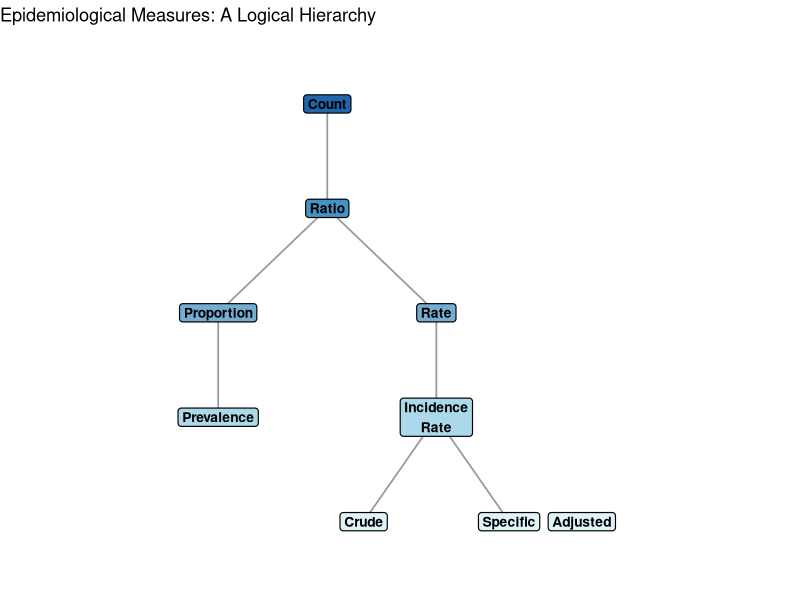
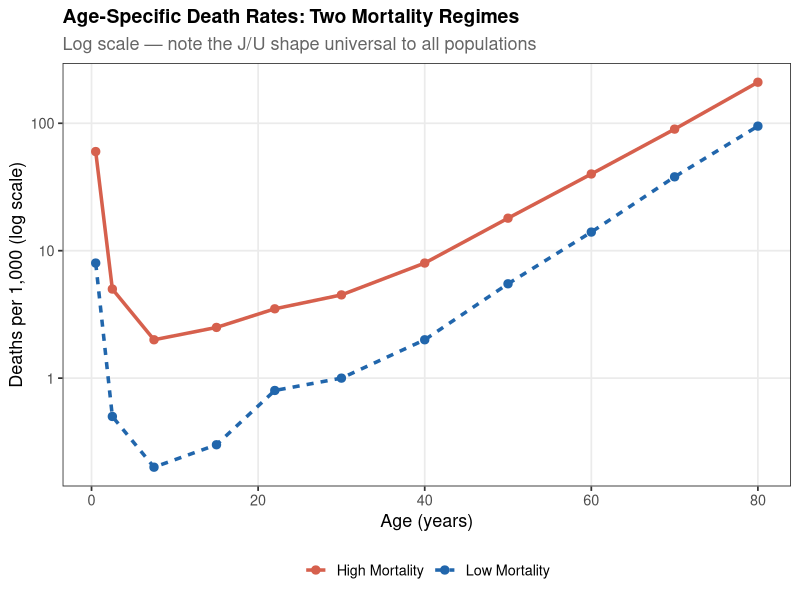
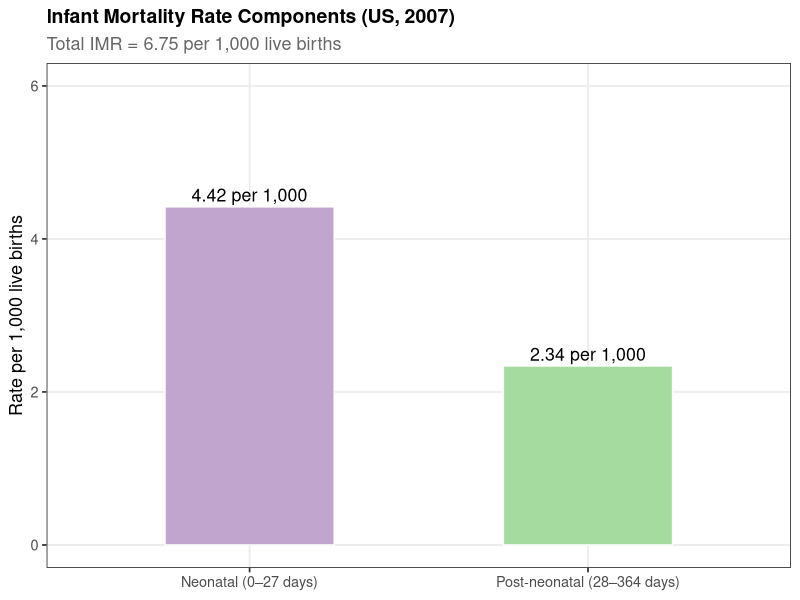
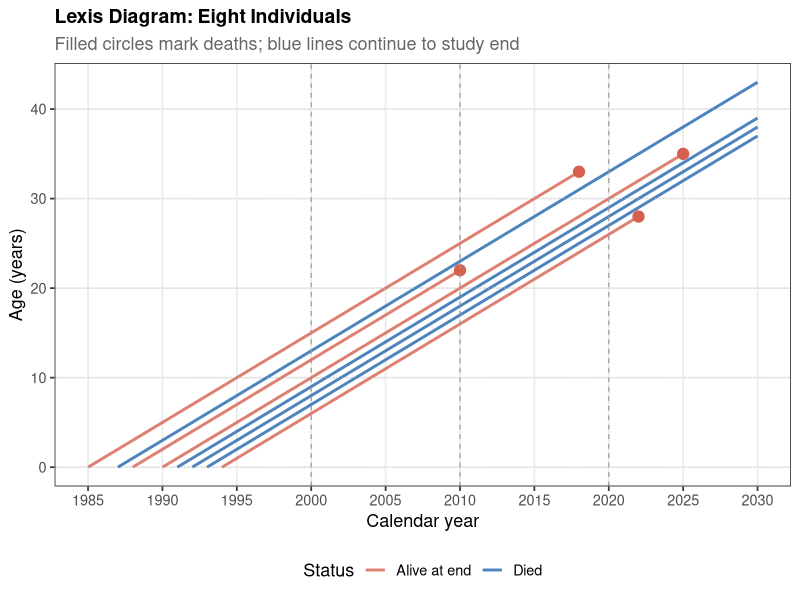
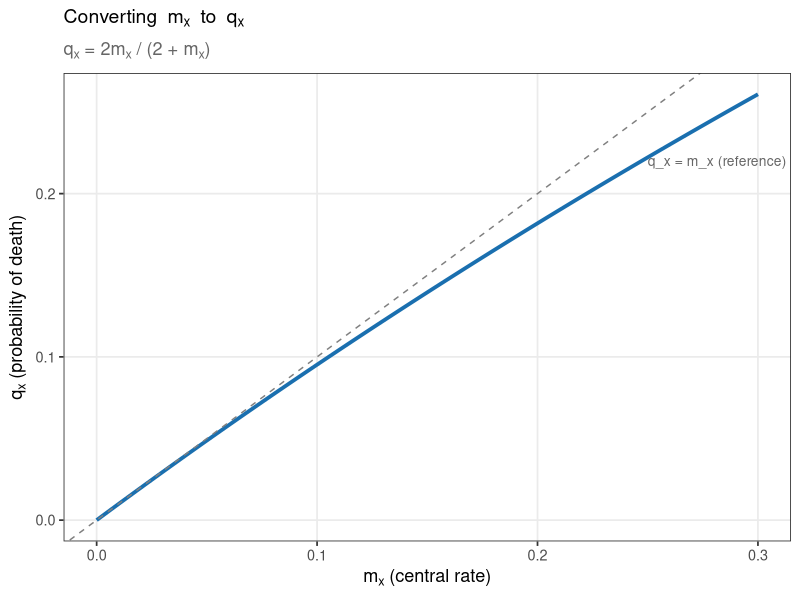
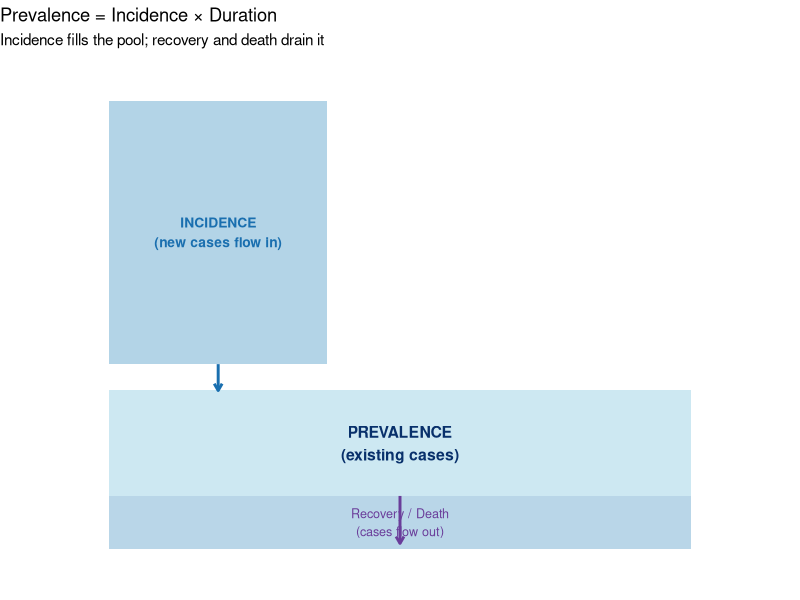

The R script that drew these images, in order:
## ---- chunk 1
#| label: setup
#| echo: false
#| include: false

pkgs <- c("survival","ggplot2","dplyr","knitr","kableExtra",
          "scales","tidyr","patchwork","ggtext")
new  <- pkgs[!pkgs %in% installed.packages()[,"Package"]]
if (length(new)) install.packages(new, repos = "https://cloud.r-project.org")

suppressPackageStartupMessages({
  library(ggplot2); library(dplyr); library(knitr)
  library(kableExtra); library(scales); library(tidyr)
  library(patchwork)
})

theme_set(theme_bw(base_size = 13) +
            theme(plot.title    = element_text(face = "bold", size = 14),
                  plot.subtitle = element_text(colour = "grey40"),
                  panel.grid.minor = element_blank()))
## ---- chunk 2
#| label: fig-hierarchy
#| fig-cap: "Hierarchy of epidemiological measures"
#| fig-height: 4
#| echo: false

df <- data.frame(
  label = c("Count","Ratio","Proportion","Rate",
             "Prevalence","Incidence\nRate","Crude","Specific","Adjusted"),
  x  = c(5, 5, 3.5, 6.5, 3.5, 6.5, 5.5, 7.5, 8.5),
  y  = c(9, 7, 5,   5,   3,   3,   1,   1,   1),
  grp = c("top","mid","prop","rate","meas","meas","rate2","rate2","rate2")
)

edges <- data.frame(
  x1 = c(5,5,5,3.5,6.5,6.5,6.5),
  y1 = c(9,7,7, 5,  5,  3,  3),
  x2 = c(5,3.5,6.5,3.5,6.5,5.5,7.5),
  y2 = c(7,5,  5,  3,  3,  1,  1)
)

ggplot() +
  geom_segment(data = edges,
               aes(x=x1,y=y1,xend=x2,yend=y2),
               arrow = arrow(length=unit(0.15,"cm"), type="closed"),
               colour = "grey60", linewidth = 0.6) +
  geom_label(data = df, aes(x=x, y=y, label=label),
             fill = c("#2166ac","#4393c3","#74add1","#74add1",
                      "#abd9e9","#abd9e9","#e0f3f8","#e0f3f8","#e0f3f8"),
             colour = "black", size = 3.5, fontface = "bold",
             label.size = 0.4, label.r = unit(0.2,"lines")) +
  scale_y_continuous(limits = c(0, 10)) +
  scale_x_continuous(limits = c(1, 11)) +
  theme_void() +
  labs(title = "Epidemiological Measures: A Logical Hierarchy")
## ---- chunk 3
#| label: tbl-mortality-summary
#| tbl-cap: "Summary of mortality measures: numerators, denominators, and multipliers"
#| echo: false

measures <- data.frame(
  Measure = c(
    "Crude Death Rate (CDR)",
    "Age-Specific Death Rate (ASDR)",
    "Cause-Specific Death Rate (CSDR)",
    "Proportional Mortality Ratio (PMR)",
    "Crude Birth Rate (CBR)",
    "General Fertility Rate (GFR)",
    "Infant Mortality Rate (IMR)",
    "Neonatal Mortality Rate (NMR)",
    "Post-neonatal Mortality Rate (PNMR)",
    "Perinatal Mortality Rate",
    "Maternal Mortality Rate (MMR)",
    "Child Mortality Rate (CMR)"
  ),
  Numerator = c(
    "Total deaths during year",
    "Deaths in age group [x, x+n)",
    "Deaths from specific cause",
    "Deaths from specific cause",
    "Live births during year",
    "Live births during year",
    "Deaths < 1 year of age",
    "Deaths < 28 days of age",
    "Deaths 28–364 days of age",
    "Late fetal deaths (≥28 wk) + infant deaths within 7 days",
    "Deaths from pregnancy-related causes",
    "Deaths of children 1–4 years"
  ),
  Denominator = c(
    "Mid-year population",
    "Mid-year population, same age group",
    "Mid-year total population",
    "Deaths from all causes",
    "Mid-year population",
    "Mid-year women aged 15–44",
    "Live births during year",
    "Live births during year",
    "Live births − neonatal deaths",
    "Live births + late fetal deaths",
    "Live births during year",
    "Population 0–4 years of age"
  ),
  Multiplier = c(
    "1,000","1,000","100,000","%","1,000","1,000",
    "1,000","1,000","1,000","1,000","100,000","1,000"
  )
)

kbl(measures, align = c("l","l","l","c")) |>
  kable_styling(bootstrap_options = c("striped","hover","condensed","responsive"),
                full_width = TRUE) |>
  column_spec(1, bold = TRUE, width = "20%") |>
  column_spec(4, width = "10%")
## ---- chunk 4
#| label: tbl-cdr-example
#| tbl-cap: "Illustrative CDR calculation: Why crude rates mislead"
#| echo: true

cdr_df <- data.frame(
  Country  = c("Country A (young)", "Country B (old)"),
  Deaths   = c(50000, 90000),
  MidYrPop = c(10e6, 10e6)
) |>
  mutate(CDR = round(Deaths / MidYrPop * 1000, 1))

kbl(cdr_df,
    col.names = c("Population","Deaths","Mid-year Pop.","CDR (per 1,000)"),
    align     = "lrrr",
    format.args = list(big.mark = ",")) |>
  kable_styling(bootstrap_options = c("striped","hover"),
                full_width = FALSE, position = "center") |>
  footnote(general = "Both populations have the same size. Country B's higher CDR
  may simply reflect an older age structure, not worse health at any given age.")
## ---- chunk 5
#| label: fig-asdr
#| fig-cap: "Age-specific death rate pattern (schematic): the universal J/U-shaped curve"
#| fig-height: 4

age_mid <- c(0.5, 2.5, 7.5, 15, 22, 30, 40, 50, 60, 70, 80)
asdr_lo  <- c(8, 0.5, 0.2, 0.3, 0.8, 1.0, 2.0, 5.5, 14, 38, 95)   # low mortality
asdr_hi  <- c(60, 5.0, 2.0, 2.5, 3.5, 4.5, 8.0, 18, 40, 90, 210)  # high mortality

df_asdr <- data.frame(
  age  = rep(age_mid, 2),
  asdr = c(asdr_lo, asdr_hi),
  Setting = rep(c("Low Mortality","High Mortality"), each = length(age_mid))
)

ggplot(df_asdr, aes(x = age, y = asdr, colour = Setting, linetype = Setting)) +
  geom_line(linewidth = 1.2) +
  geom_point(size = 2.5) +
  scale_y_log10(labels = label_comma()) +
  scale_colour_manual(values = c("Low Mortality" = "#2166ac",
                                  "High Mortality" = "#d6604d")) +
  labs(title    = "Age-Specific Death Rates: Two Mortality Regimes",
       subtitle = "Log scale — note the J/U shape universal to all populations",
       x = "Age (years)", y = "Deaths per 1,000 (log scale)",
       colour = NULL, linetype = NULL) +
  theme(legend.position = "bottom")
## ---- chunk 6
#| label: tbl-asdr-us2003
#| tbl-cap: "Age-specific death rates: United States, 2003"
#| echo: true

us2003 <- data.frame(
  Age_Group  = c("<1","1–4","5–14","15–24","25–34","35–44",
                 "45–54","55–64","65–74","75–84","85+"),
  Deaths     = c(28025,4965,6954,33568,41300,89461,
                 176781,262519,413497,703024,687852),
  Population = c(4003606,15765673,40968637,41206163,39872598,44370594,
                 40804599,27899736,18337044,12868672,4713467)
) |>
  mutate(ASDR = round(Deaths / Population * 100000, 1))

kbl(us2003,
    col.names = c("Age Group","Deaths","Population","ASDR (per 100,000)"),
    align     = "lrrr",
    format.args = list(big.mark = ",")) |>
  kable_styling(bootstrap_options = c("striped","hover","condensed"),
                full_width = FALSE, position = "center") |>
  row_spec(0, bold = TRUE)
## ---- chunk 7
#| label: tbl-pmr
#| tbl-cap: "PMR calculation: 10 leading causes of death, US 2003, ages 25–34"
#| echo: true

pmr_df <- data.frame(
  Rank  = 1:10,
  Cause = c("Accidents (unintentional injuries)","Suicide","Assault (homicide)",
            "Malignant neoplasms","Diseases of the heart","HIV disease",
            "Diabetes mellitus","Cerebrovascular diseases",
            "Congenital malformations","Influenza & pneumonia"),
  Deaths = c(12541,5065,4516,3741,3250,1588,657,583,426,373)
) |>
  mutate(
    PMR    = round(Deaths / 41300 * 100, 1),
    CSDR   = round(Deaths / 39872598 * 100000, 1)
  )

kbl(pmr_df,
    col.names = c("Rank","Cause of Death","Deaths","PMR (%)","CSDR (per 100,000)"),
    align     = "clrcc") |>
  kable_styling(bootstrap_options = c("striped","hover","condensed"),
                full_width = TRUE) |>
  row_spec(0, bold = TRUE)
## ---- chunk 8
#| label: fig-imr-decompose
#| fig-cap: "Decomposition of infant mortality into neonatal and post-neonatal components (illustrative)"
#| fig-height: 4

imr_df <- data.frame(
  Component = c("Neonatal (0–27 days)","Post-neonatal (28–364 days)"),
  Rate = c(4.42, 2.34),
  Fill = c("#c2a5cf","#a6dba0")
)

ggplot(imr_df, aes(x = reorder(Component, -Rate), y = Rate, fill = Component)) +
  geom_col(width = 0.5, colour = "white") +
  geom_text(aes(label = paste0(Rate, " per 1,000")), vjust = -0.4, size = 4.5) +
  scale_fill_manual(values = c("#c2a5cf","#a6dba0")) +
  labs(title    = "Infant Mortality Rate Components (US, 2007)",
       subtitle = "Total IMR = 6.75 per 1,000 live births",
       x = NULL, y = "Rate per 1,000 live births") +
  theme(legend.position = "none") +
  ylim(0, 6)
## ---- chunk 9
#| label: fig-lexis
#| fig-cap: "A Lexis diagram: individual lives as 45° diagonals, deaths as filled points"
#| fig-height: 5.5

set.seed(42)
n <- 8
births <- c(1990, 1991, 1988, 1992, 1985, 1993, 1987, 1994)
deaths <- c(2025, NA,   2010, NA,   2018, NA,   NA,   2022)

df_lives <- data.frame(
  id     = 1:n,
  t_born = births,
  t_died = deaths,
  alive  = is.na(deaths)
) |>
  mutate(
    t_end  = ifelse(alive, 2030, t_died),
    a_end  = t_end - t_born,
    colour = ifelse(alive, "#2166ac", "#d6604d")
  )

ggplot(df_lives) +
  geom_segment(aes(x = t_born, xend = t_end,
                   y = 0,      yend = a_end,
                   colour = alive),
               linewidth = 1.0, alpha = 0.8) +
  geom_point(data = filter(df_lives, !alive),
             aes(x = t_died, y = t_died - t_born),
             colour = "#d6604d", size = 3.5, shape = 19) +
  geom_vline(xintercept = c(2000, 2010, 2020),
             linetype = "dashed", colour = "grey60", linewidth = 0.4) +
  geom_hline(yintercept = c(0, 10, 20, 30, 40),
             linetype = "dotted", colour = "grey80", linewidth = 0.3) +
  scale_colour_manual(values = c("TRUE" = "#2166ac", "FALSE" = "#d6604d"),
                      labels = c("Alive at end","Died"),
                      name   = "Status") +
  scale_x_continuous(breaks = seq(1985, 2030, 5)) +
  scale_y_continuous(breaks = seq(0, 45, 10)) +
  labs(title    = "Lexis Diagram: Eight Individuals",
       subtitle = "Filled circles mark deaths; blue lines continue to study end",
       x = "Calendar year", y = "Age (years)") +
  theme(legend.position = "bottom")
## ---- chunk 10
#| label: fig-mx-qx
#| fig-cap: "Relationship between central rate (m_x) and initial rate (q_x)"
#| fig-height: 3.5

mx_vals <- seq(0, 0.3, by = 0.001)
qx_vals <- 2 * mx_vals / (2 + mx_vals)

ggplot(data.frame(mx = mx_vals, qx = qx_vals), aes(x = mx, y = qx)) +
  geom_line(colour = "#1a6faf", linewidth = 1.3) +
  geom_abline(slope = 1, intercept = 0, linetype = "dashed", colour = "grey50") +
  annotate("text", x = 0.25, y = 0.22, label = "q_x = m_x (reference)", 
           colour = "grey40", size = 3.5, hjust = 0) +
  labs(title = expression("Converting "~m[x]~" to "~q[x]),
       subtitle = expression(q[x]~"= 2"*m[x]*" / (2 + "*m[x]*")"),
       x = expression(m[x]~"(central rate)"),
       y = expression(q[x]~"(probability of death)"))
## ---- chunk 11
#| label: tbl-confounding-example
#| tbl-cap: "Why crude rates mislead: Age-confounded comparison of two groups"
#| echo: false

df_conf <- data.frame(
  Age        = c("0–24", "25–64", "65+", "All ages"),
  PopA       = c(1000, 3000, 6000, 10000),
  DeathsA    = c(20,   120,  360,  500),
  PopB       = c(6000, 3000, 1000, 10000),
  DeathsB    = c(180,  150,   70,  400)
) |>
  mutate(
    RateA = round(DeathsA / PopA * 1000, 1),
    RateB = round(DeathsB / PopB * 1000, 1)
  )

kbl(df_conf,
    col.names = c("Age","Pop A","Deaths A","Pop B","Deaths B",
                  "Rate A (‰)","Rate B (‰)"),
    align = "lrrrrrr",
    format.args = list(big.mark = ",")) |>
  kable_styling(bootstrap_options = c("striped","hover"),
                full_width = FALSE, position = "center") |>
  row_spec(4, bold = TRUE, background = "#fff3cd") |>
  footnote(general = "Group A: CDR = 50/1000 (older structure); Group B: CDR = 40/1000 (younger). 
  But age-specific rates show B is consistently worse — the crude comparison is misleading.")
## ---- chunk 12
#| label: tbl-direct-std
#| tbl-cap: "Direct standardisation: Applying study population rates to the Year 2000 US standard"
#| echo: true

direct_std <- data.frame(
  Age_Group  = c("<1","1–4","5–14","15–24","25–34","35–44",
                 "45–54","55–64","65–74","75–84","85+"),
  Std_Pop    = c(3794901,15191619,39976619,38076743,37233437,
                 44659185,37030152,23961506,18135514,12314793,4259173),
  ASDR_2003  = c(700.0,31.5,17.0,81.5,103.6,201.6,
                 433.2,940.9,2255.0,5463.1,14593.3)   # per 100,000
) |>
  mutate(
    Std_Weight    = Std_Pop / sum(Std_Pop),
    Expected_Rate = Std_Weight * ASDR_2003
  )

total_std_pop <- sum(direct_std$Std_Pop)
dsr <- sum(direct_std$Expected_Rate)

kbl(direct_std |>
      mutate(across(where(is.numeric), ~ round(.x, 4))) |>
      select(Age_Group, Std_Pop, ASDR_2003, Std_Weight, Expected_Rate),
    col.names = c("Age Group","Std. Population","ASDR (per 100k)",
                  "Weight","Weighted Rate"),
    align = "lrrrr",
    format.args = list(big.mark = ",")) |>
  kable_styling(bootstrap_options = c("striped","hover","condensed"),
                full_width = FALSE, position = "center") |>
  footnote(general = paste0("Age-adjusted death rate = ",
                             round(dsr, 1), " per 100,000"))
## ---- chunk 13
#| label: tbl-smr
#| tbl-cap: "Indirect standardisation: SMR calculation for a fictitious population"
#| echo: true

smr_df <- data.frame(
  Age    = c("15–24","25–34","35–44","45–54","55–64"),
  Pop_Study = c(7989, 37030, 60838, 68687, 55565),
  Std_Rate  = c(81.5, 103.6, 201.6, 433.2, 940.9)  # per 100,000
) |>
  mutate(Expected = Pop_Study * Std_Rate / 100000)

observed_deaths <- 502
expected_total  <- sum(smr_df$Expected)
smr_val         <- observed_deaths / expected_total * 100

kbl(smr_df |> mutate(Expected = round(Expected, 1)),
    col.names = c("Age Group","Study Population","Std Rate (per 100k)","Expected Deaths"),
    align = "lrrr",
    format.args = list(big.mark = ",")) |>
  kable_styling(bootstrap_options = c("striped","hover"),
                full_width = FALSE, position = "center") |>
  footnote(general = paste0(
    "Total expected = ", round(expected_total, 1),
    ";  Observed = ", observed_deaths,
    ";  SMR = ", round(smr_val, 1), "%  (below expectation)"
  ))
## ---- chunk 14
#| label: tbl-person-years
#| tbl-cap: "Person-year calculation: 10-year heart disease cohort (50 subjects)"
#| echo: true

py_df <- data.frame(
  Subjects_n = c(30, 10, 7, 2, 1),
  Obs_Years  = c(10, 9, 8, 7, 1)
) |>
  mutate(Person_Years = Subjects_n * Obs_Years)

events <- 5
total_py <- sum(py_df$Person_Years)
incid_density <- events / total_py * 100

py_table <- bind_rows(
  py_df,
  data.frame(
    Subjects_n = sum(py_df$Subjects_n),
    Obs_Years = NA,
    Person_Years = total_py
  )
)

kbl(
  py_table,
  col.names = c(
    "Number of Subjects",
    "Observation (years)",
    "Person-Years"
  ),
  align = "rrr"
) |>
  kable_styling(
    bootstrap_options = c("striped", "hover"),
    full_width = FALSE,
    position = "center"
  ) |>
  row_spec(nrow(py_table), bold = TRUE) |>
  footnote(
    general = paste0(
      "5 events occurred. Incidence density = 5 / ",
      total_py,
      " = ",
      round(incid_density, 2),
      " per 100 person-years"
    )
  )
## ---- chunk 15
#| label: fig-prev-incid
#| fig-cap: "Incidence vs prevalence: the waterfall–pool analogy"
#| fig-height: 3.5
#| echo: false

ggplot() +
  annotate("rect",  xmin=0.1, xmax=0.4, ymin=0.5, ymax=1.5,
           fill="#4393c3", alpha=0.4) +
  annotate("rect",  xmin=0.1, xmax=0.9, ymin=0.0, ymax=0.4,
           fill="#abd9e9", alpha=0.6) +
  annotate("rect",  xmin=0.1, xmax=0.9, ymin=-0.2, ymax=0.0,
           fill="#74add1", alpha=0.5) +
  annotate("text", x=0.25, y=1.0, label="INCIDENCE\n(new cases flow in)",
           colour="#1a6faf", fontface="bold", size=3.5) +
  annotate("text", x=0.5, y=0.2, label="PREVALENCE\n(existing cases)",
           colour="#08306b", fontface="bold", size=4) +
  annotate("text", x=0.5, y=-0.1, label="Recovery / Death\n(cases flow out)",
           colour="#6a3d9a", size=3.2) +
  annotate("segment", x=0.25, y=0.5, xend=0.25, yend=0.4,
           arrow=arrow(length=unit(0.2,"cm")),colour="#1a6faf",linewidth=1) +
  annotate("segment", x=0.5, y=0, xend=0.5, yend=-0.18,
           arrow=arrow(length=unit(0.2,"cm")),colour="#6a3d9a",linewidth=1) +
  xlim(0,1) + ylim(-0.3,1.6) +
  theme_void() +
  labs(title="Prevalence = Incidence × Duration",
       subtitle="Incidence fills the pool; recovery and death drain it")
## ---- chunk 16
#| label: tbl-2x2
#| tbl-cap: "2×2 table: Calculating risk ratio and odds ratio"
#| echo: true

ct <- matrix(c(80, 120, 30, 270),
             nrow = 2, byrow = TRUE,
             dimnames = list(c("Exposed","Unexposed"),
                             c("Outcome +","Outcome −")))

ct_df <- as.data.frame.matrix(ct) |>
  mutate(Total = rowSums(across(everything())),
         Risk  = round(`Outcome +` / Total, 3))

kbl(ct_df,
    col.names = c("Outcome +","Outcome −","Total","Risk"),
    align     = "rrrr") |>
  kable_styling(bootstrap_options = c("striped","hover"),
                full_width = FALSE, position = "center") |>
  add_header_above(c(" " = 1, "Outcome" = 2, " " = 2))

p1  <- ct[1,1] / sum(ct[1,])
p0  <- ct[2,1] / sum(ct[2,])
rr  <- p1 / p0
or  <- (ct[1,1] * ct[2,2]) / (ct[1,2] * ct[2,1])

cat(sprintf(
  "\nRisk (exposed)   = %.3f\nRisk (unexposed) = %.3f\n\nRR = %.2f  (exposed have %.0f%% higher risk)\nOR = %.2f  (OR ≈ RR since disease is uncommon)\n",
  p1, p0, rr, (rr-1)*100, or
))
## ---- chunk 17
#| label: tbl-morbidity-summary
#| tbl-cap: "Summary of morbidity measures"
#| echo: false

morb_df <- data.frame(
  Measure = c("Incidence Rate","Incidence Density","Cumulative Incidence",
              "Period Prevalence","Point Prevalence","Attack Rate",
              "Case Fatality Rate","Secondary Attack Rate"),
  Numerator = c("New cases in period","New cases in period",
                "New cases in period","Cases existing during period",
                "Cases at a point in time","Ill among exposed",
                "Deaths from disease C","New cases among contacts"),
  Denominator = c("Population at risk (mid-period)",
                  "Total person-time at risk",
                  "Initial population at risk",
                  "Average population","Total population at time point",
                  "Total exposed (ill + well)",
                  "New cases of disease C",
                  "Exposed contacts (excl. index)"),
  When_used = c("Cohort studies, routine surveillance",
                "Variable follow-up periods",
                "Fixed follow-up cohort",
                "Chronic disease burden",
                "Cross-sectional surveys",
                "Outbreak investigations",
                "Acute conditions",
                "Infectious disease contact tracing")
)

kbl(morb_df,
    col.names = c("Measure","Numerator","Denominator","When Used"),
    align     = c("l","l","l","l")) |>
  kable_styling(bootstrap_options = c("striped","hover","condensed","responsive"),
                full_width = TRUE) |>
  column_spec(1, bold = TRUE)
## ---- chunk 18
#| label: tbl-r-packages
#| tbl-cap: "Key R packages for mortality and morbidity analysis"
#| echo: false

pkg_df <- data.frame(
  Package = c("survival","demoR","demography","MortalityLaws",
              "LifeTable","epiR","epitools","popEpi"),
  Purpose = c(
    "Survival analysis, Kaplan-Meier, Cox regression",
    "Demographic rates, standardisation",
    "Mortality modelling, Lee-Carter model",
    "Fitting parametric mortality laws (Gompertz, Makeham, etc.)",
    "Life table construction from death rates",
    "Epidemiological measures: RR, OR, SMR, rate differences",
    "2×2 tables, attack rates, odds ratios",
    "Person-time, rate standardisation in cohort data"
  )
)

kbl(pkg_df, col.names = c("Package","Primary Purpose"), align = "ll") |>
  kable_styling(bootstrap_options = c("striped","hover"),
                full_width = TRUE) |>
  column_spec(1, bold = TRUE, monospace = TRUE)
## ---- chunk 19
#| label: example1
#| echo: true

P   <- 450000
D   <- 3150
B   <- 12500
D0  <- 156      # infant deaths
D_p <- 18       # maternal deaths
D14 <- 42       # child (1-4 yr) deaths
W   <- 98000    # women 15-44

CDR  <- D   / P  * 1000;  cat("CDR  =", round(CDR,  2), "per 1,000\n")
CBR  <- B   / P  * 1000;  cat("CBR  =", round(CBR,  2), "per 1,000\n")
IMR  <- D0  / B  * 1000;  cat("IMR  =", round(IMR,  2), "per 1,000 live births\n")
MMR  <- D_p / B  * 100000;cat("MMR  =", round(MMR,  2), "per 100,000 live births\n")
GFR  <- B   / W  * 1000;  cat("GFR  =", round(GFR,  2), "per 1,000 women 15-44\n")
U5MR <- (D0 + D14) / B * 1000; cat("U5MR =", round(U5MR, 2), "per 1,000 live births\n")
## ---- chunk 20
#| label: example2
#| echo: true

std <- data.frame(
  age     = c("0-14","15-44","45-64","65+"),
  std_pop = c(3000, 3000, 3000, 4000),
  rate_A  = c(20, 40, 60, 70),    # per 1,000
  rate_B  = c(30, 50, 40, 60)
)

std <- std |>
  mutate(
    w         = std_pop / sum(std_pop),
    wr_A      = w * rate_A,
    wr_B      = w * rate_B
  )

dsr_A <- sum(std$wr_A)
dsr_B <- sum(std$wr_B)

cat("Crude rate Group A:", round(sum(std$rate_A * std$std_pop)/sum(std$std_pop), 2), "\n")
cat("Crude rate Group B:", round(sum(std$rate_B * std$std_pop)/sum(std$std_pop), 2), "\n")
cat("Directly standardised rate A:", round(dsr_A, 2), "per 1,000\n")
cat("Directly standardised rate B:", round(dsr_B, 2), "per 1,000\n")

kbl(std |>
      mutate(across(where(is.numeric), ~ round(.x, 3))),
    col.names = c("Age","Std. Pop","Rate A","Rate B","Weight","wR_A","wR_B"),
    align     = "lrrrrrrr") |>
  kable_styling(bootstrap_options = c("striped","hover"),
                full_width = FALSE, position = "center")
## ---- chunk 21
#| label: example3
#| echo: true

I   <- 15      # incidence per 1,000 per year
D   <- 0.25    # mean duration in years
P_expected <- I * D
cat("Expected prevalence:", P_expected, "per 1,000\n")
cat("Equivalently:", P_expected / 10, "%\n")
## ---- chunk 22
#| label: example4
#| echo: true

events   <- 18
PY_total <- 762

IR <- events / PY_total * 1000
cat("Incidence density =", round(IR, 2), "per 1,000 person-years\n")

# Comparison: naive rate (ignoring variable follow-up)
IR_naive <- events / (200 * 5) * 1000
cat("Naive rate (assuming all 200 followed for 5 years) =",
    round(IR_naive, 2), "per 1,000 person-years\n")
cat("Difference due to losses to follow-up:",
    round(IR - IR_naive, 2), "per 1,000 PY\n")
## ---- chunk 23
#| label: tbl-quick-ref
#| tbl-cap: "Quick reference: All key formulae from this unit"
#| echo: false

qr <- data.frame(
  Measure = c(
    "Crude Death Rate","Age-Specific Death Rate","Cause-Specific DR",
    "PMR","Crude Birth Rate","GFR","IMR","NMR","PNMR","MMR","SMR",
    "Direct SR","Incidence Rate","Incidence Density","Point Prevalence",
    "P = I × D","Attack Rate","Case Fatality Rate","Relative Risk","Odds Ratio",
    "q_x from m_x"
  ),
  Formula = c(
    "D/P × 1,000",
    "ₙDₓ / ₙPₓ × 1,000",
    "Dᶜ / P × 100,000",
    "Dᶜ / D_all × 100",
    "B / P × 1,000",
    "B / W₍₁₅₋₄₄₎ × 1,000",
    "D₍<1yr₎ / B × 1,000",
    "D₍<28d₎ / B × 1,000",
    "D₍28-364d₎ / (B - NND) × 1,000",
    "Dₚ / B × 100,000",
    "(O / E) × 100",
    "Σ(wₛ · mˢᵗᵘᵈʸ)",
    "New cases / Pop-at-risk × k",
    "New cases / Person-years",
    "Cases / Total population",
    "P ≈ I × D",
    "Ill / (Ill + Well) × 100",
    "Deaths_C / Cases_C × 1,000",
    "p₁ / p₀",
    "(a·d) / (b·c)",
    "2mₓ / (2 + mₓ)"
  )
)

kbl(qr, col.names = c("Measure","Formula"), align = "ll") |>
  kable_styling(bootstrap_options = c("striped","hover","condensed"),
                full_width = TRUE) |>
  column_spec(1, bold = TRUE, width = "40%") |>
  column_spec(2, monospace = TRUE)
